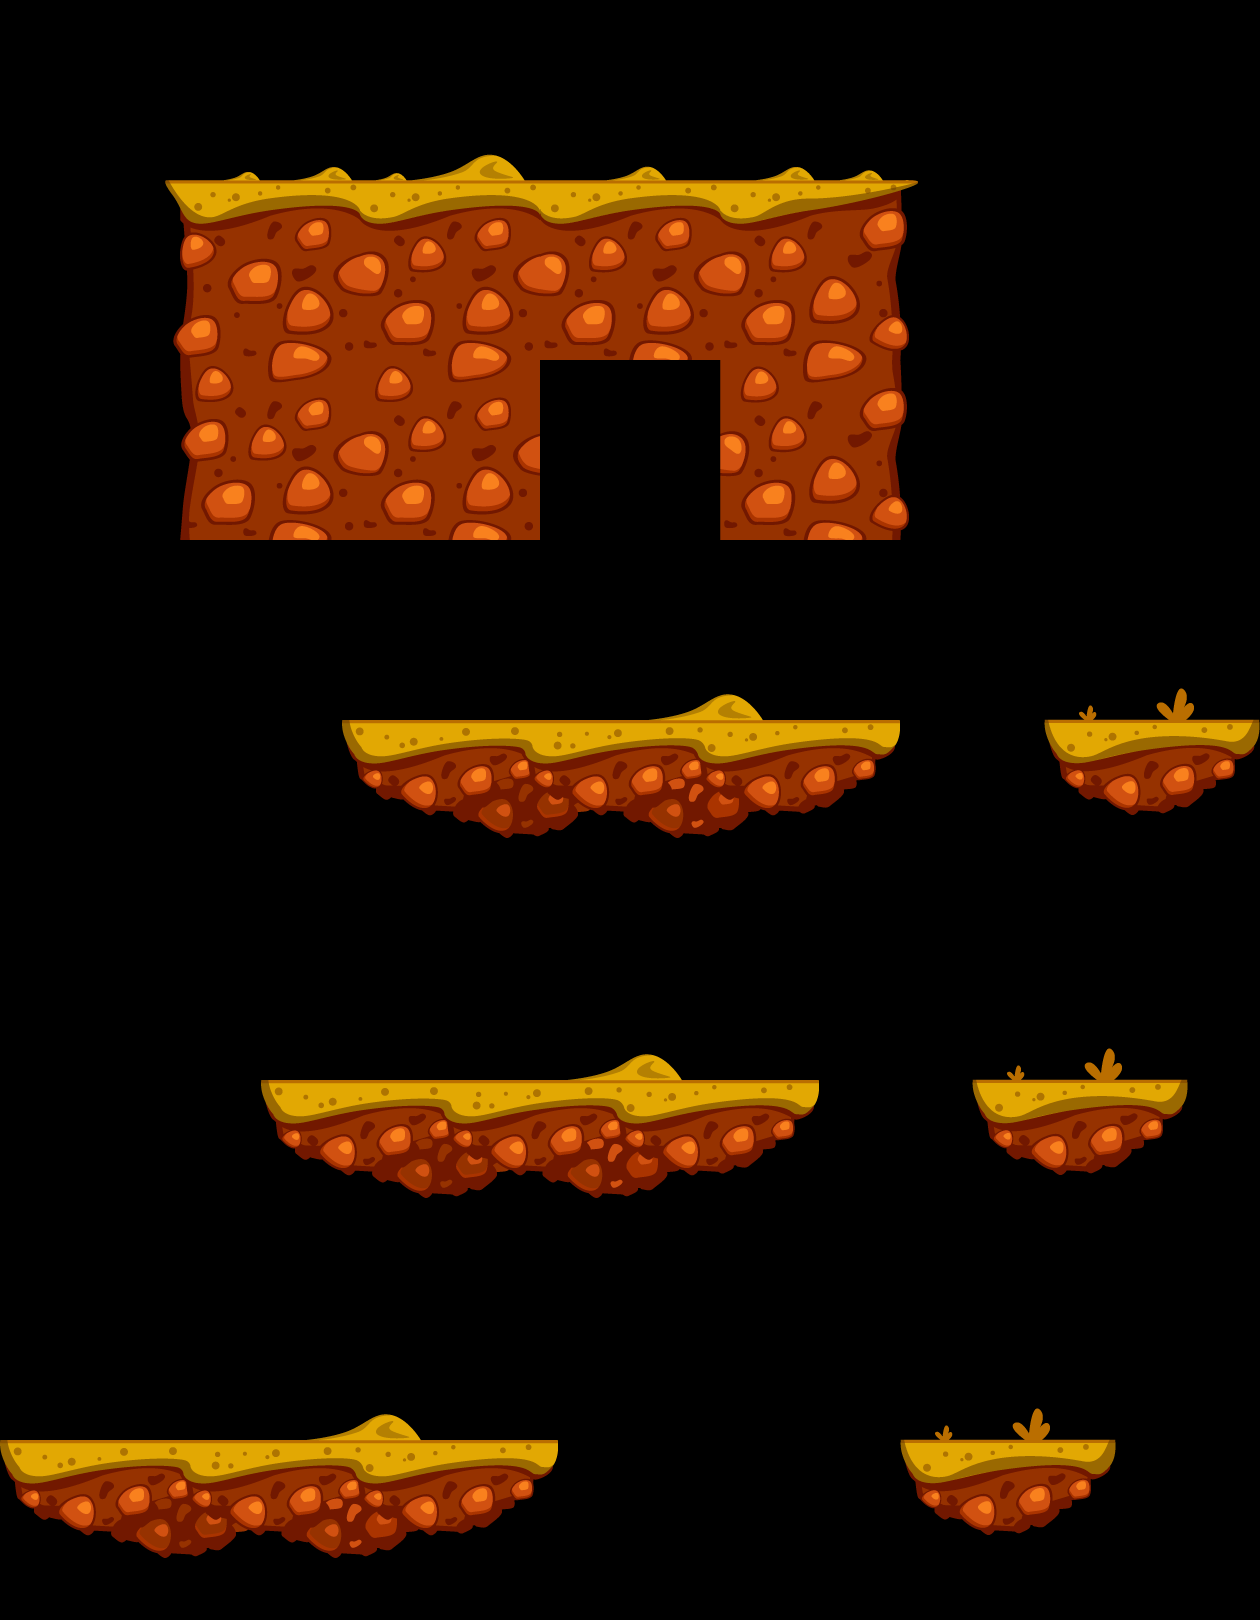

This is a level from a 2D game, rendered from its Tiled map with the project's own tilesets. A one-line summary and the complete map file follow:
An orthogonal 7x9 tile map with 180x180 px tiles, 1 tile layer (Vrstva dlaždic 1).

<map version="1.0" tiledversion="1.0.3" orientation="orthogonal" renderorder="right-down" width="7" height="9" tilewidth="180" tileheight="180" nextobjectid="1">
 <tileset firstgid="1" name="world2 tiles" tilewidth="720" tileheight="360" tilecount="13" columns="0">
  <grid orientation="orthogonal" width="1" height="1" />
  <tile id="0">
   <image width="180" height="180" source="world2 180 x 180/full 180x180.png" />
  </tile>
  <tile id="1">
   <image width="180" height="360" source="world2 180 x 180/ground 1 180x360.png" />
  </tile>
  <tile id="2">
   <image width="180" height="360" source="world2 180 x 180/ground 2 180x360.png" />
  </tile>
  <tile id="3">
   <image width="360" height="360" source="world2 180 x 180/ground left 360x360.png" />
  </tile>
  <tile id="4">
   <image width="360" height="360" source="world2 180 x 180/ground right 360x360.png" />
  </tile>
  <tile id="5">
   <image width="720" height="360" source="world2 180 x 180/platform big center 720x360.png" />
  </tile>
  <tile id="6">
   <image width="360" height="180" source="world2 180 x 180/wall left 360x180.png" />
  </tile>
  <tile id="7">
   <image width="360" height="180" source="world2 180 x 180/wall right 360x180.png" />
  </tile>
  <tile id="8">
   <image width="720" height="360" source="world2 180 x 180/platform big left 720x360.png" />
  </tile>
  <tile id="9">
   <image width="720" height="360" source="world2 180 x 180/platform big right 720x360.png" />
  </tile>
  <tile id="10">
   <image width="360" height="360" source="world2 180 x 180/platform small center 360x360.png" />
  </tile>
  <tile id="11">
   <image width="360" height="360" source="world2 180 x 180/platform small left 360x360.png" />
  </tile>
  <tile id="12">
   <image width="360" height="360" source="world2 180 x 180/platform small right 360x360.png" />
  </tile>
 </tileset>
 <layer name="Vrstva dlaždic 1" width="7" height="9">
  <data encoding="csv">
0,0,0,0,0,0,0,
4,0,2,3,5,0,0,
7,0,1,0,8,0,0,
0,0,0,0,0,0,0,
0,10,0,0,0,13,0,
0,0,0,0,0,0,0,
0,6,0,0,0,11,0,
0,0,0,0,0,0,0,
9,0,0,0,0,12,0
</data>
 </layer>
</map>
